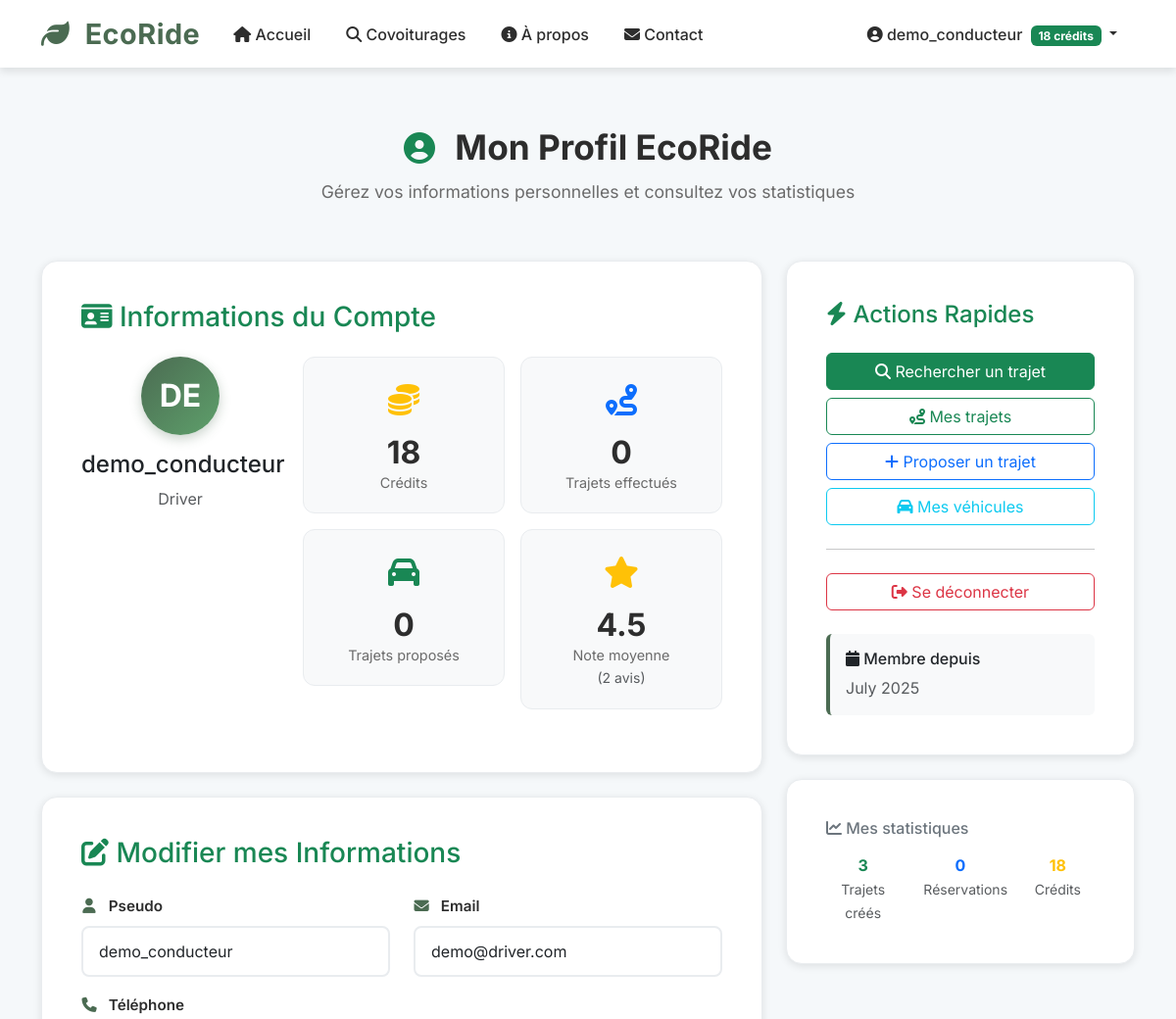
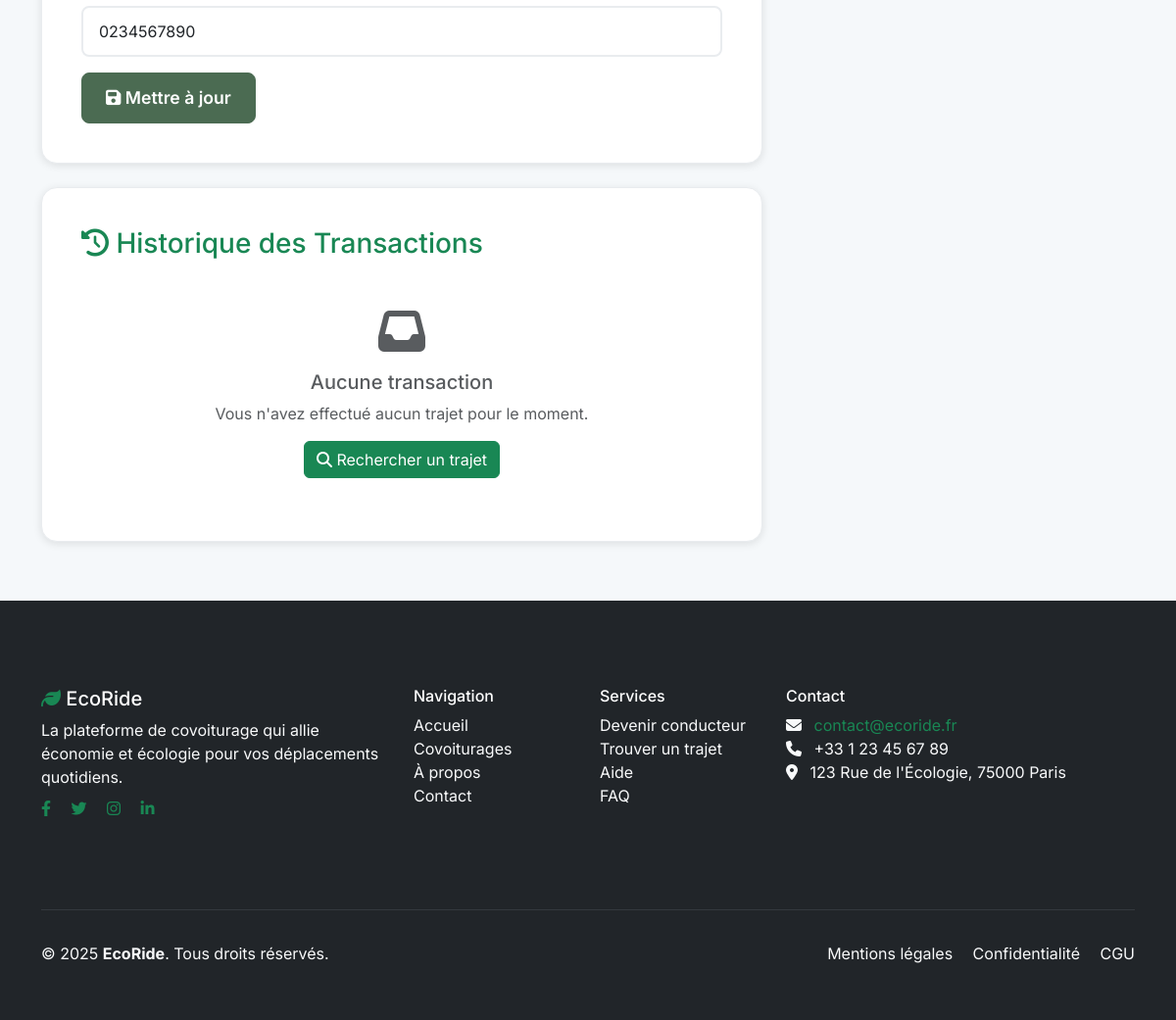
The page /?page=profile (signed in) on the database its author committed (2 pictures, top to bottom).
### tables this page shows
CREATE TABLE users (
    id INT AUTO_INCREMENT PRIMARY KEY,
    username VARCHAR(50) NOT NULL UNIQUE,            
    email VARCHAR(100) NOT NULL UNIQUE,              
    password VARCHAR(255) NOT NULL,                  
    phone VARCHAR(20),                                
    credits INT DEFAULT 20,                           
    role ENUM(                                        
        'passenger',                                  
        'driver',                                     
        'admin'                                       
    ) DEFAULT 'passenger',
    created_at TIMESTAMP DEFAULT CURRENT_TIMESTAMP,  
    is_active BOOLEAN DEFAULT TRUE                    
);

### pages/profile.php (the view, shortened to what the rows shown need)
<?php
require_once 'includes/session.php';
require_once 'config/database.php';
require_once 'classes/User.php';
$user = getCurrentUser();
$userObj = new User($pdo, $user['id']);
$errors = [];
$user_profile = $userObj->getData();
?>
<section class="auth-section">
    <div class="container">
        <div class="row justify-content-center mb-4">
            <div class="col-lg-10">
                <div class="auth-header text-center">
                    <h1 class="auth-title">
                        <i class="fas fa-user-circle text-success"></i>
                        Mon Profil EcoRide
                    </h1>
                </div>
            </div>
        </div>
        <div class="row justify-content-center">
            <div class="col-lg-8">
                <div class="auth-card mb-4">
                    <div class="row mb-4">
                        <div class="col-md-4 text-center">
                            <div class="user-avatar-large mb-3">
                                <?= strtoupper(substr($user['username'], 0, 2)) ?>
                            </div>
                            <h4><?= htmlspecialchars($user['username']) ?></h4>
                            <p class="text-muted"><?= ucfirst($user['role']) ?></p>
                        </div>
                        <div class="col-md-8">
                            <div class="row g-3">
                                <div class="col-6">
                                    <div class="stat-card">
                                        <div class="stat-info">
                                            <h3><?= $user['credits'] ?></h3>
                                            <p>Crédits</p>
                                        </div>
                                    </div>
                                </div>
                            </div>
                        </div>
                    </div>
                </div>
                <div class="auth-card mb-4">
                    <form method="POST" class="auth-form">
                        <div class="row">
                            <div class="col-md-6">
                                <div class="mb-3">
                                    <label for="username" class="form-label">
                                        <i class="fas fa-user"></i> Pseudo
                                    </label>
                                    <input type="text"
                                        class="form-control <?= isset($errors['username']) ? 'is-invalid' : '' ?>"
                                        id="username"
                                        name="username"
                                        value="<?= htmlspecialchars($user_profile['username']) ?>"
                                        required>
                                </div>
                            </div>
                            <div class="col-md-6">
                                <div class="mb-3">
                                    <label for="email" class="form-label">
                                        <i class="fas fa-envelope"></i> Email
                                    </label>
                                    <input type="email"
                                        class="form-control <?= isset($errors['email']) ? 'is-invalid' : '' ?>"
                                        id="email"
                                        name="email"
                                        value="<?= htmlspecialchars($user_profile['email']) ?>"
                                        required>
                                </div>
                            </div>
                        </div>
                        <div class="mb-3">
                            <label for="phone" class="form-label">
                                <i class="fas fa-phone"></i> Téléphone
                            </label>
                            <input type="tel"
                                class="form-control"
                                id="phone"
                                name="phone"
                                value="<?= htmlspecialchars($user_profile['phone'] ?: '') ?>"
                                placeholder="Optionnel">
                        </div>
                    </form>
                </div>
            </div>
            <div class="col-lg-4">
                <div class="auth-card">
                    <div class="member-info mt-4 p-3 bg-light rounded">
                        <h6><i class="fas fa-calendar"></i> Membre depuis</h6>
                        <p class="mb-0 text-muted">
                            <?= date('F Y', strtotime($user_profile['created_at'] ?? 'now')) ?>
                        </p>
                    </div>
                </div>
                <div class="auth-card mt-4">
                    <div class="row text-center">
                        <div class="col-4">
                            <div class="fw-bold text-warning"><?= $user['credits'] ?></div>
                            <small class="text-muted">Crédits</small>
                        </div>
                    </div>
                </div>
            </div>
        </div>
    </div>
</section>

### includes/navbar.php (shortened to what the rows shown need)
<?php
require_once __DIR__ . '/session.php';
?>
<nav class="navbar navbar-expand-lg navbar-light bg-light sticky-top">
    <div class="container">
        <div class="collapse navbar-collapse" id="navbarNav">
            <?php if (Session::isLoggedIn()): ?>
                <?php
                $user = Session::getCurrentUser();
                ?>
                <div class="navbar-nav ms-auto">
                    <div class="nav-item dropdown">
                        <a class="nav-link dropdown-toggle" href="#" id="navbarDropdown" role="button" data-bs-toggle="dropdown">
                            <i class="fas fa-user-circle"></i>
                            <?= htmlspecialchars($user['username']) ?>
                            <span class="badge bg-success ms-1"><?= $user['credits'] ?> crédits</span>
                        </a>
                    </div>
                </div>
            <?php endif; ?>
        </div>
    </div>
</nav>

### rows shown on the page
users: username "demo_conducteur", credits "18", username "DE", role "Driver", email "demo@driver.com", phone "0234567890", created_at "July 2025"

### other values the page prints
$trips_as_passenger "0"
$trips_as_driver "0"
$average_rating "4.5"
$review_count "2"
count($trips_as_driver_data) "3"
count($trips_as_passenger_data) "0"
